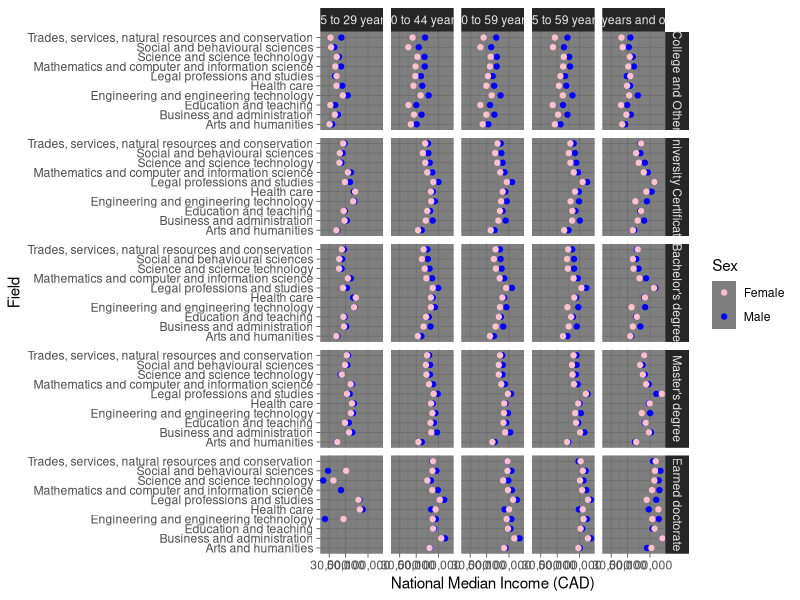

Generate this figure with R:
library(tidyverse)
library(ggplot2)
theme_classic()
theme_update(panel.spacing = grid::unit(0, "lines"))
library(scales)
library(viridis)
library(broom)
library(RColorBrewer)
library(forcats)

##Facet plot for gender breakdown by Industry
## Additional tooltips for Workforce size, male and female median annual wages

####################################################

##Download Original Zip File for Industry by Gender (Reminder only)
##download.file("https://www12.statcan.gc.ca/census-recensement/2016/dp-pd/hlt-fst/edu-sco/Tables/Files/98-402-X2016010-T4-csv-eng.zip", destfile="Utility/statscan.zip")

##Wage Data File by Industry
##Custom extraction from original 6GB census data (see script used elsewhere)
## If no Income data is available, replace value with "No Data"
merged <- (read_csv("Utility/wageData_national.csv") 
           %>% filter(`Median Income`!= 0))
merged$Education <- factor(merged$Education, levels = c("College, CEGEP or other non-university certificate or diploma",
                                                        "University certificate, diploma or degree at bachelor level or above",
                                                        "Bachelor's degree",
                                                        "Master's degree",
                                                        "Earned doctorate"), ordered = TRUE)    
merged$`Median Income` <- unlist(merged$`Median Income`)

#############################################

Facet_names <- c(
  `College, CEGEP or other non-university certificate or diploma` = "College and Other",
  `University certificate, diploma or degree at bachelor level or above` = "University Certificate",
  `Bachelor's degree` = "Bachelor's degree",
  `Master's degree` = "Master's degree",
  `Earned doctorate` = "Earned doctorate"
)

#Simple Facet Plot for Industry by Age by Education Level (National Level)

(ggplot(merged, aes(x=merged$`Median Income`, y=Industry, color=Sex, group=Sex))
  + geom_point()
  + theme_dark()
+ scale_x_log10(labels= comma)
+ scale_color_manual(values=c("pink", "blue"))
+ facet_grid(Education ~ Age, labeller = labeller(Education = Facet_names))
+ xlab("National Median Income (CAD)")
+ ylab("Field")
)


